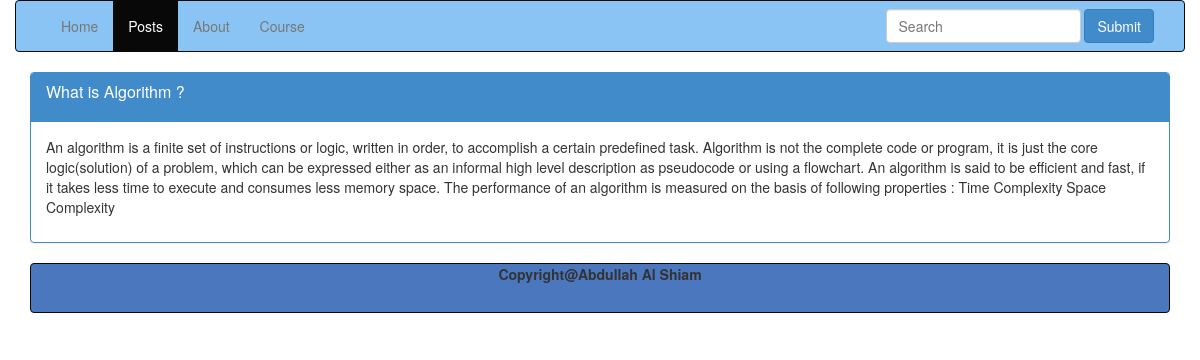
Screenshot of /?controller=posts&action=show&id=2 with the database file from the repository.
### tables this page shows
CREATE TABLE `posts` (
  `id` int(11) NOT NULL,
  `title` varchar(255) NOT NULL,
  `content` text NOT NULL,
  `description` text NOT NULL
);

### controllers/posts_controller.php (called while the page is built, shortened)
<?php
  class PostsController {
    public function show() {
      $post = Post::find($_GET['id']);
      require_once('views/posts/show.php');
    }
  }
?>

### index.php (called while the page is built, shortened)
<?php
  require_once('views/layout.php');
?>

### models/post.php (called while the page is built, shortened)
<?php
  class Post {
    public function __construct($id, $title, $content,$description) {
      $this->title  = $title;
      $this->description = $description;
    }
    public static function find($id) {
      $db = Db::getInstance();
      $id = intval($id);
      $req = $db->prepare('SELECT * FROM posts WHERE id = :id');
      $req->execute(array('id' => $id));
      $post = $req->fetch();
      return new Post($post['id'], $post['title'], $post['content'],$post['description']);
    }
  }
?>

### views/posts/show.php (the view, shortened to what this page needs)
<div class="container">
  <div class="row">
    <nav class="navbar navbar-default navbar-inverse" style="background-color: #89C4F4;" role="navigation">
      <div class="container-fluid">
        <div class="collapse navbar-collapse" id="bs-example-navbar-collapse-1">
          <ul class="nav navbar-nav">
            <li><a href='?controller=pages&action=home'>Home</a></li>
            <li class="active"><a href='?controller=posts&action=index'>Posts</a></li>
           <li><a href='#'>About</a></li>
            <li><a href='#'>Course</a></li>
          </ul>
          <form class="navbar-form navbar-right" role="search">
            <div class="form-group">
              <input type="text" class="form-control" placeholder="Search">
            </div>
            <button type="submit" class="btn  btn-primary">Submit</button>
          </form>
        </div>
      </div>
    </nav>
  </div>
<div class="row">
<div class="col-sm-12">
<div class="panel panel-primary">
  <div class="panel-heading">
    <h3 class="panel-title"><p><?php echo $post->title; ?></p></h3>
  </div>
  <div class="panel-body">
<p><?php echo $post->description; ?></p>
  </div>
</div>
</div>
</div>
 <footer>
  <nav class="navbar navbar-default navbar-inverse" style="background-color: #4B77BE;" role="navigation">
      <p class="text-center"><b>Copyright@Abdullah Al Shiam</b></p>
    </nav>
    </footer>
</div>

### rows the page displays
posts: title "What is Algorithm ?", description "An algorithm is a finite set of instructions or logic, written in order, to accomplish a certain predefined task. Algorithm is not the complete code or program, it is just the core logic(solution) of a problem, which can be expressed either as an informal high level description as pseudocode or using a flowchart. An algorithm is said to be efficient and fast, if it takes less time to execute and consumes less memory space. The performance of an algorithm is measured on the basis of following properties : Time Complexity Space Complexity"
